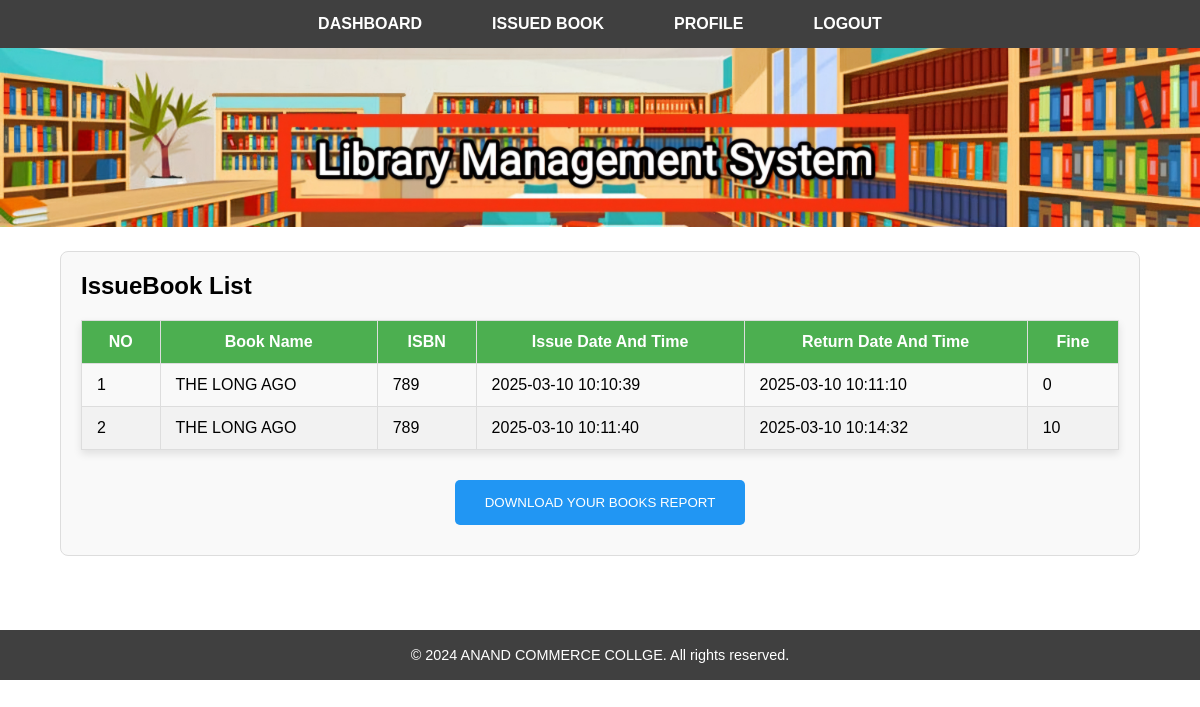
Screenshot of /uissuebook.php (signed in) with the database file from the repository.
### tables this page shows
CREATE TABLE `issuedbook` (
  `id` int(11) NOT NULL,
  `BookId` int(11) NOT NULL,
  `roll_no` varchar(150) NOT NULL,
  `IssuesDate` timestamp NOT NULL DEFAULT current_timestamp(),
  `ReturnDate` timestamp NULL DEFAULT NULL ON UPDATE current_timestamp(),
  `RetrunStatus` int(1) NOT NULL DEFAULT 0,
  `fine` int(11) NOT NULL
);

CREATE TABLE `addbooks` (
  `id` int(11) NOT NULL,
  `BookName` varchar(255) NOT NULL,
  `CatId` int(11) NOT NULL,
  `AuthorId` int(11) NOT NULL,
  `ISBNNumber` varchar(25) NOT NULL,
  `BookPrice` decimal(10,2) NOT NULL,
  `bookImage` varchar(250) NOT NULL,
  `isIssued` int(1) NOT NULL,
  `RegDate` timestamp NOT NULL DEFAULT current_timestamp(),
  `pdate` date NOT NULL
);

### uissuebook.php (the view, shortened to what this page needs)
<?php
$conn = mysqli_connect("localhost", "root", "", "proj_libraryy");
?>
<!DOCTYPE html>
<html>
<head>
</head>
<body>
    <?php
    include("hedfoot/userbar.php");
    ?>
    <div class="table-container">
        <h2>IssueBook List</h2>
        <table class="styled-table" align="center">
            <thead>
                <tr>
                    <th>NO</th>
                    <th>Book Name</th>
                    <th>ISBN</th>
                    <th>Issue Date And Time</th>
                    <th>Return Date And Time</th>
                    <th>Fine</th>
                </tr>
            </thead>
            <tbody>
                <?php
                $roll = $_SESSION['roll_no'];
                $cnt = 1;
                $sql1 = "SELECT addbooks.BookName, addbooks.ISBNNumber, issuedbook.IssuesDate, issuedbook.ReturnDate,issuedbook.fine
                        FROM issuedbook
                        JOIN addbooks ON issuedbook.BookId = addbooks.id
                        JOIN student ON issuedbook.roll_no = student.roll_no AND issuedbook.roll_no='$roll';";
                $result = mysqli_query($conn, $sql1);
                if (mysqli_num_rows($result) > 0) {
                    while ($value = mysqli_fetch_assoc($result)) {
                ?>
                        <tr>
                            <td><?php echo $cnt ?></td>
                            <td><?php echo htmlspecialchars($value['BookName']); ?></td>
                            <td><?php echo htmlspecialchars($value['ISBNNumber']); ?></td>
                            <td><?php echo htmlspecialchars($value['IssuesDate']); ?></td>
                            <td><?php if ($value['ReturnDate'] == "") {
                                    echo htmlentities("Not Return Yet");
                                } else {
                                    echo htmlentities($value['ReturnDate']);
                                } ?></td>
                            <td><?php if ($value['ReturnDate'] == "") {
                                    echo htmlentities("Not Return Yet");
                                } else {
                                    echo htmlentities($value['fine']);
                                } ?></td>
                        </tr>
                    <?php
                        $cnt++;
                    } ?>
                <?php
                } else {
                    echo "<tr><td colspan='7'>No records found</td></tr>";
                }
                ?>
            </tbody>
        </table>
        <center>
            <form method="post" action="uissuebook.php">
                <button type="submit" name="pdf" value="1" style="background-color: #2196F3; color: white; padding: 15px 30px; border: none; border-radius: 5px; cursor: pointer; margin: 10px;">
                    DOWNLOAD YOUR BOOKS REPORT
                </button>
            </form>
        </center>
    </div>
    <br><br><br>
    <?php
    include("hedfoot/footer.php");
    ?>
</body>
</html>

### StyleSheet.css (style rules this page uses)
* { margin: 0; padding: 0; box-sizing: border-box; }
body { font-family: Arial, sans-serif; display: flex; flex-direction: column; min-height: 100vh; }
button { padding: 10px 15px; background-color: #333; color: #fff; border: none; cursor: pointer; }
.table-container { width: 90%; margin: 20px auto; background-color: #f9f9f9; padding: 20px; border: 1px solid #ddd; border-radius: 8px; }
h2 { margin-bottom: 20px; }
.styled-table { width: 100%; border-collapse: collapse; margin: 20px 0; font-size: 16px; text-align: left; box-shadow: 0 4px 8px rgba(0, 0, 0, 0.1); }
.styled-table thead tr { background-color: #4CAF50; color: white; text-align: center; font-weight: bold; }
.styled-table th, .styled-table td { padding: 12px 15px; border: 1px solid #ddd; }
.styled-table tbody tr:nth-child(even) { background-color: #f2f2f2; }

### rows the page displays
issuedbook: addbooks.BookName "THE LONG AGO", addbooks.ISBNNumber "789", IssuesDate "2025-03-10 10:10:39", ReturnDate "2025-03-10 10:11:10", fine "0"
issuedbook: addbooks.BookName "THE LONG AGO", addbooks.ISBNNumber "789", IssuesDate "2025-03-10 10:11:40", ReturnDate "2025-03-10 10:14:32", fine "10"
